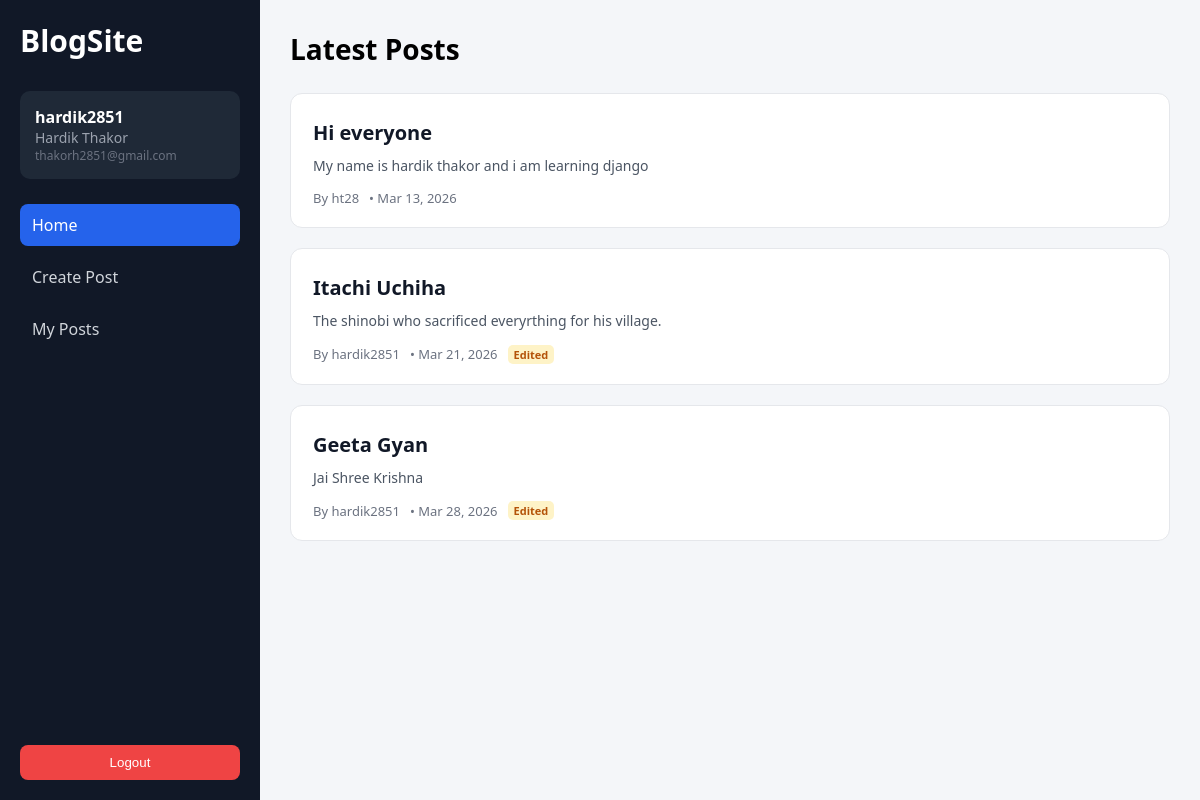
Before: /blogs/ (signed in) with the older database file.
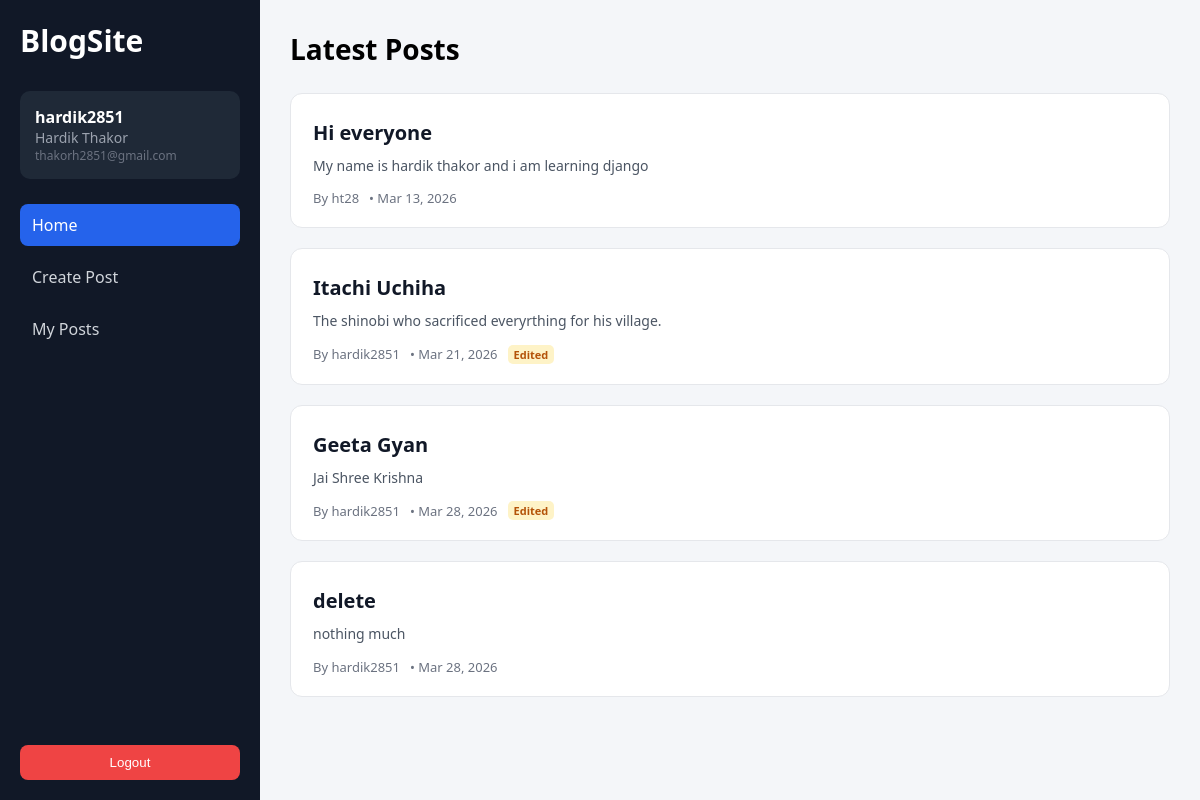
After: the same page with the newer database file.
### blogs/models.py (models this page shows, shortened)
class Post(models.Model):
    title = models.CharField(max_length=200)
    maincontent = models.TextField()
    author = models.ForeignKey(
        settings.AUTH_USER_MODEL,
        on_delete=models.CASCADE,
        related_name="posts"
    )
    datecreated = models.DateTimeField(auto_now_add=True)
    dateedited = models.DateTimeField(auto_now=True)
    image = CloudinaryField('image', blank=True, null=True)

### users/models.py (models this page shows)
class User(AbstractUser):
    email = models.EmailField(unique=True)
    def __str__(self):
        return self.username

### blogs/views.py (the view)
# urls.py: 2. Add a URL to urlpatterns:  path('', views.home, name='home')
@login_required
def home(request):
    posts = Post.objects.all()
    return render(request,'blogs/home.html', {'posts': posts})

### blogs/templates/blogs/home.html (shortened to what this page needs)
{% extends "base.html" %}
{% load static %}
{% block extra_css %}
<link rel="stylesheet" href="{% static 'css/blogs/home.css' %}">
{% endblock %}
{% block content %}
<section class="blog-wrapper">
    <h1 class="page-title">Latest Posts</h1>
    <div class="posts-container">
        {% for post in posts %}
        <article class="post-card" data-url="{% url 'blogs:postdetail' post.id %}">
            <div class="post-content">
                <h2 class="post-heading">
                    <a class="post-title" href="{% url 'blogs:postdetail' post.id %}">
                        {{ post.title }}
                    </a>
                </h2>
                <p class="post-preview">
                    {{ post.maincontent|truncatewords:15 }}
                </p>
                <div class="post-meta">
                    <span>By {{ post.author }}</span>
                    <span>• {{ post.datecreated|date:"M d, Y" }}</span>
                    {% if post.dateedited|date:"U" > post.datecreated|date:"U" %}
                        <span class="edited-tag">Edited</span>
                    {% endif %}
                </div>
            </div>
        </article>
        {% empty %}
        <p class="empty-state">No posts available yet.</p>
        {% endfor %}
    </div>
</section>
{% endblock %}

Changed rows visible on the page:
added Post: title "delete", maincontent "nothing much", author "hardik2851", datecreated "Mar 28, 2026"
